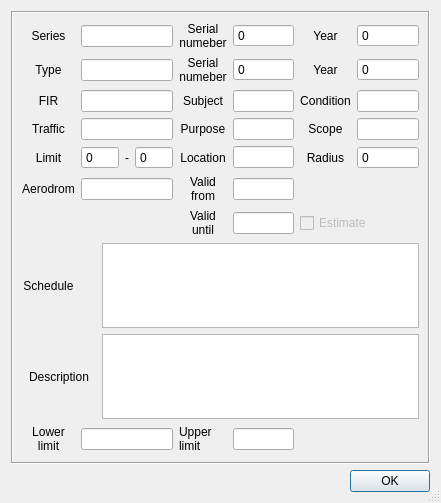
<?xml version="1.0" encoding="UTF-8"?>
<ui version="4.0">
 <class>NotamViewer</class>
 <widget class="QDialog" name="NotamViewer">
  <property name="geometry">
   <rect>
    <x>0</x>
    <y>0</y>
    <width>441</width>
    <height>503</height>
   </rect>
  </property>
  <property name="windowTitle">
   <string>NOTAM</string>
  </property>
  <property name="sizeGripEnabled">
   <bool>true</bool>
  </property>
  <layout class="QGridLayout" name="gridLayout">
   <item row="2" column="0">
    <widget class="QDialogButtonBox" name="buttonBox">
     <property name="orientation">
      <enum>Qt::Horizontal</enum>
     </property>
     <property name="standardButtons">
      <set>QDialogButtonBox::Ok</set>
     </property>
     <property name="centerButtons">
      <bool>false</bool>
     </property>
    </widget>
   </item>
   <item row="1" column="0">
    <widget class="QFrame" name="frame">
     <property name="frameShape">
      <enum>QFrame::Box</enum>
     </property>
     <property name="frameShadow">
      <enum>QFrame::Sunken</enum>
     </property>
     <layout class="QGridLayout" name="gridLayout_2">
      <item row="0" column="0">
       <widget class="QLabel" name="SeriesLabel">
        <property name="mouseTracking">
         <bool>true</bool>
        </property>
        <property name="text">
         <string>Series</string>
        </property>
        <property name="alignment">
         <set>Qt::AlignCenter</set>
        </property>
        <property name="wordWrap">
         <bool>true</bool>
        </property>
        <property name="buddy">
         <cstring>SeriesEdit</cstring>
        </property>
       </widget>
      </item>
      <item row="0" column="1" colspan="4">
       <widget class="QLineEdit" name="SeriesEdit">
        <property name="enabled">
         <bool>true</bool>
        </property>
        <property name="mouseTracking">
         <bool>false</bool>
        </property>
        <property name="acceptDrops">
         <bool>true</bool>
        </property>
        <property name="toolTip">
         <string>Series of the NOTAM</string>
        </property>
        <property name="maxLength">
         <number>1</number>
        </property>
        <property name="frame">
         <bool>true</bool>
        </property>
        <property name="dragEnabled">
         <bool>false</bool>
        </property>
        <property name="readOnly">
         <bool>true</bool>
        </property>
       </widget>
      </item>
      <item row="0" column="5">
       <widget class="QLabel" name="SnumberLabel">
        <property name="text">
         <string>Serial numeber</string>
        </property>
        <property name="alignment">
         <set>Qt::AlignCenter</set>
        </property>
        <property name="wordWrap">
         <bool>true</bool>
        </property>
        <property name="buddy">
         <cstring>SnumberSpin</cstring>
        </property>
       </widget>
      </item>
      <item row="0" column="6">
       <widget class="QSpinBox" name="SnumberSpin">
        <property name="mouseTracking">
         <bool>false</bool>
        </property>
        <property name="toolTip">
         <string>Serial numeber</string>
        </property>
        <property name="readOnly">
         <bool>true</bool>
        </property>
        <property name="buttonSymbols">
         <enum>QAbstractSpinBox::NoButtons</enum>
        </property>
        <property name="accelerated">
         <bool>false</bool>
        </property>
        <property name="maximum">
         <number>999999999</number>
        </property>
       </widget>
      </item>
      <item row="0" column="7">
       <widget class="QLabel" name="YearLabel">
        <property name="text">
         <string>Year</string>
        </property>
        <property name="alignment">
         <set>Qt::AlignCenter</set>
        </property>
        <property name="wordWrap">
         <bool>true</bool>
        </property>
        <property name="buddy">
         <cstring>YearSpin</cstring>
        </property>
       </widget>
      </item>
      <item row="0" column="8">
       <widget class="QSpinBox" name="YearSpin">
        <property name="mouseTracking">
         <bool>false</bool>
        </property>
        <property name="toolTip">
         <string>Year</string>
        </property>
        <property name="readOnly">
         <bool>true</bool>
        </property>
        <property name="buttonSymbols">
         <enum>QAbstractSpinBox::NoButtons</enum>
        </property>
        <property name="maximum">
         <number>9999</number>
        </property>
       </widget>
      </item>
      <item row="1" column="0">
       <widget class="QLabel" name="label_5">
        <property name="mouseTracking">
         <bool>true</bool>
        </property>
        <property name="text">
         <string>Type</string>
        </property>
        <property name="alignment">
         <set>Qt::AlignCenter</set>
        </property>
        <property name="wordWrap">
         <bool>true</bool>
        </property>
        <property name="buddy">
         <cstring>TypeEdit</cstring>
        </property>
       </widget>
      </item>
      <item row="1" column="1" colspan="4">
       <widget class="QLineEdit" name="TypeEdit">
        <property name="mouseTracking">
         <bool>false</bool>
        </property>
        <property name="toolTip">
         <string>Type of the NOTAM</string>
        </property>
        <property name="statusTip">
         <string/>
        </property>
        <property name="maxLength">
         <number>1</number>
        </property>
        <property name="dragEnabled">
         <bool>false</bool>
        </property>
        <property name="readOnly">
         <bool>true</bool>
        </property>
       </widget>
      </item>
      <item row="1" column="5">
       <widget class="QLabel" name="ReplSnumberLabel">
        <property name="text">
         <string>Serial numeber</string>
        </property>
        <property name="alignment">
         <set>Qt::AlignCenter</set>
        </property>
        <property name="wordWrap">
         <bool>true</bool>
        </property>
        <property name="buddy">
         <cstring>ReplSnumberSpin</cstring>
        </property>
       </widget>
      </item>
      <item row="1" column="6">
       <widget class="QSpinBox" name="ReplSnumberSpin">
        <property name="mouseTracking">
         <bool>false</bool>
        </property>
        <property name="toolTip">
         <string>Serial numeber</string>
        </property>
        <property name="readOnly">
         <bool>true</bool>
        </property>
        <property name="buttonSymbols">
         <enum>QAbstractSpinBox::NoButtons</enum>
        </property>
        <property name="keyboardTracking">
         <bool>false</bool>
        </property>
        <property name="maximum">
         <number>999999999</number>
        </property>
       </widget>
      </item>
      <item row="1" column="7">
       <widget class="QLabel" name="ReplYearLabel">
        <property name="text">
         <string>Year</string>
        </property>
        <property name="alignment">
         <set>Qt::AlignCenter</set>
        </property>
        <property name="wordWrap">
         <bool>true</bool>
        </property>
        <property name="buddy">
         <cstring>ReplYearSpin</cstring>
        </property>
       </widget>
      </item>
      <item row="1" column="8">
       <widget class="QSpinBox" name="ReplYearSpin">
        <property name="mouseTracking">
         <bool>false</bool>
        </property>
        <property name="toolTip">
         <string>Year</string>
        </property>
        <property name="readOnly">
         <bool>true</bool>
        </property>
        <property name="buttonSymbols">
         <enum>QAbstractSpinBox::NoButtons</enum>
        </property>
        <property name="keyboardTracking">
         <bool>false</bool>
        </property>
        <property name="maximum">
         <number>9999</number>
        </property>
       </widget>
      </item>
      <item row="2" column="0">
       <widget class="QLabel" name="FirLabel">
        <property name="mouseTracking">
         <bool>true</bool>
        </property>
        <property name="text">
         <string>FIR</string>
        </property>
        <property name="alignment">
         <set>Qt::AlignCenter</set>
        </property>
        <property name="wordWrap">
         <bool>true</bool>
        </property>
        <property name="buddy">
         <cstring>FirEdit</cstring>
        </property>
       </widget>
      </item>
      <item row="2" column="1" colspan="4">
       <widget class="QLineEdit" name="FirEdit">
        <property name="mouseTracking">
         <bool>false</bool>
        </property>
        <property name="toolTip">
         <string>Flight information region</string>
        </property>
        <property name="text">
         <string/>
        </property>
        <property name="maxLength">
         <number>9</number>
        </property>
        <property name="readOnly">
         <bool>true</bool>
        </property>
       </widget>
      </item>
      <item row="2" column="5">
       <widget class="QLabel" name="SubjectLabel">
        <property name="text">
         <string>Subject</string>
        </property>
        <property name="alignment">
         <set>Qt::AlignCenter</set>
        </property>
        <property name="wordWrap">
         <bool>true</bool>
        </property>
        <property name="buddy">
         <cstring>SubjectEdit</cstring>
        </property>
       </widget>
      </item>
      <item row="2" column="6">
       <widget class="QLineEdit" name="SubjectEdit">
        <property name="mouseTracking">
         <bool>false</bool>
        </property>
        <property name="toolTip">
         <string>NOTAM subject</string>
        </property>
        <property name="maxLength">
         <number>2</number>
        </property>
        <property name="readOnly">
         <bool>true</bool>
        </property>
       </widget>
      </item>
      <item row="2" column="7">
       <widget class="QLabel" name="ConditionLabel">
        <property name="text">
         <string>Condition</string>
        </property>
        <property name="alignment">
         <set>Qt::AlignCenter</set>
        </property>
        <property name="wordWrap">
         <bool>true</bool>
        </property>
        <property name="buddy">
         <cstring>ConditionEdit</cstring>
        </property>
       </widget>
      </item>
      <item row="2" column="8">
       <widget class="QLineEdit" name="ConditionEdit">
        <property name="mouseTracking">
         <bool>false</bool>
        </property>
        <property name="toolTip">
         <string>NOTAM condition</string>
        </property>
        <property name="readOnly">
         <bool>true</bool>
        </property>
       </widget>
      </item>
      <item row="3" column="0">
       <widget class="QLabel" name="TrafficLabel">
        <property name="mouseTracking">
         <bool>true</bool>
        </property>
        <property name="text">
         <string>Traffic</string>
        </property>
        <property name="alignment">
         <set>Qt::AlignCenter</set>
        </property>
        <property name="wordWrap">
         <bool>true</bool>
        </property>
        <property name="buddy">
         <cstring>TrafficEdit</cstring>
        </property>
       </widget>
      </item>
      <item row="3" column="1" colspan="4">
       <widget class="QLineEdit" name="TrafficEdit">
        <property name="mouseTracking">
         <bool>false</bool>
        </property>
        <property name="toolTip">
         <string>Type of traffic</string>
        </property>
        <property name="maxLength">
         <number>2</number>
        </property>
        <property name="readOnly">
         <bool>true</bool>
        </property>
       </widget>
      </item>
      <item row="3" column="5">
       <widget class="QLabel" name="PurposeLabel">
        <property name="text">
         <string>Purpose</string>
        </property>
        <property name="alignment">
         <set>Qt::AlignCenter</set>
        </property>
        <property name="wordWrap">
         <bool>true</bool>
        </property>
        <property name="buddy">
         <cstring>PurposeEdit</cstring>
        </property>
       </widget>
      </item>
      <item row="3" column="6">
       <widget class="QLineEdit" name="PurposeEdit">
        <property name="mouseTracking">
         <bool>false</bool>
        </property>
        <property name="toolTip">
         <string>NOTAM purpose</string>
        </property>
        <property name="maxLength">
         <number>2</number>
        </property>
        <property name="readOnly">
         <bool>true</bool>
        </property>
       </widget>
      </item>
      <item row="3" column="7">
       <widget class="QLabel" name="ScopeLabel">
        <property name="text">
         <string>Scope</string>
        </property>
        <property name="alignment">
         <set>Qt::AlignCenter</set>
        </property>
        <property name="wordWrap">
         <bool>true</bool>
        </property>
        <property name="buddy">
         <cstring>ScopeEdit</cstring>
        </property>
       </widget>
      </item>
      <item row="3" column="8">
       <widget class="QLineEdit" name="ScopeEdit">
        <property name="mouseTracking">
         <bool>false</bool>
        </property>
        <property name="toolTip">
         <string>Scope of NOTAM effect</string>
        </property>
        <property name="readOnly">
         <bool>true</bool>
        </property>
       </widget>
      </item>
      <item row="4" column="0">
       <widget class="QLabel" name="LimitLabel">
        <property name="mouseTracking">
         <bool>true</bool>
        </property>
        <property name="text">
         <string>Limit</string>
        </property>
        <property name="alignment">
         <set>Qt::AlignCenter</set>
        </property>
        <property name="wordWrap">
         <bool>true</bool>
        </property>
       </widget>
      </item>
      <item row="4" column="1" colspan="2">
       <widget class="QSpinBox" name="LowerLimitSpin">
        <property name="mouseTracking">
         <bool>false</bool>
        </property>
        <property name="toolTip">
         <string>Lower limit</string>
        </property>
        <property name="readOnly">
         <bool>true</bool>
        </property>
        <property name="buttonSymbols">
         <enum>QAbstractSpinBox::NoButtons</enum>
        </property>
        <property name="maximum">
         <number>9999</number>
        </property>
        <property name="value">
         <number>0</number>
        </property>
       </widget>
      </item>
      <item row="4" column="3">
       <widget class="QLabel" name="LimitDefice">
        <property name="text">
         <string notr="true">-</string>
        </property>
        <property name="alignment">
         <set>Qt::AlignCenter</set>
        </property>
       </widget>
      </item>
      <item row="4" column="4">
       <widget class="QSpinBox" name="UpperLimitSpin">
        <property name="sizeIncrement">
         <size>
          <width>1</width>
          <height>0</height>
         </size>
        </property>
        <property name="mouseTracking">
         <bool>false</bool>
        </property>
        <property name="toolTip">
         <string>Upper limit</string>
        </property>
        <property name="readOnly">
         <bool>true</bool>
        </property>
        <property name="buttonSymbols">
         <enum>QAbstractSpinBox::NoButtons</enum>
        </property>
        <property name="maximum">
         <number>9999</number>
        </property>
       </widget>
      </item>
      <item row="4" column="5">
       <widget class="QLabel" name="LocationLabel">
        <property name="text">
         <string>Location</string>
        </property>
        <property name="alignment">
         <set>Qt::AlignCenter</set>
        </property>
        <property name="wordWrap">
         <bool>true</bool>
        </property>
        <property name="buddy">
         <cstring>LocationEdit</cstring>
        </property>
       </widget>
      </item>
      <item row="4" column="6">
       <widget class="QLineEdit" name="LocationEdit">
        <property name="mouseTracking">
         <bool>false</bool>
        </property>
        <property name="toolTip">
         <string>Geographical location</string>
        </property>
        <property name="text">
         <string/>
        </property>
        <property name="maxLength">
         <number>16</number>
        </property>
        <property name="readOnly">
         <bool>true</bool>
        </property>
       </widget>
      </item>
      <item row="4" column="7">
       <widget class="QLabel" name="RadiusLabel">
        <property name="text">
         <string>Radius</string>
        </property>
        <property name="alignment">
         <set>Qt::AlignCenter</set>
        </property>
        <property name="wordWrap">
         <bool>true</bool>
        </property>
        <property name="buddy">
         <cstring>RadiusSpin</cstring>
        </property>
       </widget>
      </item>
      <item row="4" column="8">
       <widget class="QSpinBox" name="RadiusSpin">
        <property name="mouseTracking">
         <bool>false</bool>
        </property>
        <property name="toolTip">
         <string>Operational radius of the NOTAM</string>
        </property>
        <property name="readOnly">
         <bool>true</bool>
        </property>
        <property name="buttonSymbols">
         <enum>QAbstractSpinBox::NoButtons</enum>
        </property>
        <property name="keyboardTracking">
         <bool>false</bool>
        </property>
        <property name="maximum">
         <number>9999</number>
        </property>
       </widget>
      </item>
      <item row="5" column="0">
       <widget class="QLabel" name="AerodromLabel">
        <property name="mouseTracking">
         <bool>true</bool>
        </property>
        <property name="text">
         <string>Aerodrom</string>
        </property>
        <property name="alignment">
         <set>Qt::AlignCenter</set>
        </property>
        <property name="wordWrap">
         <bool>true</bool>
        </property>
       </widget>
      </item>
      <item row="5" column="1" colspan="4">
       <widget class="QLineEdit" name="AerodromEdit">
        <property name="mouseTracking">
         <bool>false</bool>
        </property>
        <property name="toolTip">
         <string>ICAO code of the aerodrome </string>
        </property>
        <property name="statusTip">
         <string/>
        </property>
        <property name="maxLength">
         <number>10</number>
        </property>
        <property name="readOnly">
         <bool>true</bool>
        </property>
       </widget>
      </item>
      <item row="5" column="5">
       <widget class="QLabel" name="ValidFromLabel">
        <property name="text">
         <string>Valid from</string>
        </property>
        <property name="alignment">
         <set>Qt::AlignCenter</set>
        </property>
        <property name="wordWrap">
         <bool>true</bool>
        </property>
       </widget>
      </item>
      <item row="5" column="6">
       <widget class="QLineEdit" name="ValidFromEdit">
        <property name="toolTip">
         <string>From</string>
        </property>
        <property name="readOnly">
         <bool>true</bool>
        </property>
       </widget>
      </item>
      <item row="6" column="5">
       <widget class="QLabel" name="ValidUntilLabel">
        <property name="text">
         <string>Valid until</string>
        </property>
        <property name="alignment">
         <set>Qt::AlignCenter</set>
        </property>
        <property name="wordWrap">
         <bool>true</bool>
        </property>
       </widget>
      </item>
      <item row="6" column="6">
       <widget class="QLineEdit" name="ValidUntilEdit">
        <property name="mouseTracking">
         <bool>false</bool>
        </property>
        <property name="toolTip">
         <string>Until</string>
        </property>
        <property name="readOnly">
         <bool>true</bool>
        </property>
       </widget>
      </item>
      <item row="6" column="7" colspan="2">
       <widget class="QCheckBox" name="EstimateCheck">
        <property name="enabled">
         <bool>false</bool>
        </property>
        <property name="mouseTracking">
         <bool>false</bool>
        </property>
        <property name="toolTip">
         <string>Time is estimated</string>
        </property>
        <property name="text">
         <string>Estimate</string>
        </property>
        <property name="checkable">
         <bool>true</bool>
        </property>
        <property name="checked">
         <bool>false</bool>
        </property>
        <property name="autoRepeat">
         <bool>false</bool>
        </property>
       </widget>
      </item>
      <item row="7" column="0">
       <widget class="QLabel" name="ScheduleLabel">
        <property name="text">
         <string>Schedule</string>
        </property>
        <property name="alignment">
         <set>Qt::AlignCenter</set>
        </property>
        <property name="wordWrap">
         <bool>true</bool>
        </property>
        <property name="buddy">
         <cstring>ScheduleEdit</cstring>
        </property>
       </widget>
      </item>
      <item row="8" column="0" colspan="2">
       <widget class="QLabel" name="DescriptionLabel">
        <property name="text">
         <string>Description</string>
        </property>
        <property name="alignment">
         <set>Qt::AlignCenter</set>
        </property>
        <property name="wordWrap">
         <bool>true</bool>
        </property>
        <property name="buddy">
         <cstring>DescriptionEdit</cstring>
        </property>
       </widget>
      </item>
      <item row="9" column="0">
       <widget class="QLabel" name="LowerLimitLabel">
        <property name="mouseTracking">
         <bool>true</bool>
        </property>
        <property name="text">
         <string>Lower limit</string>
        </property>
        <property name="alignment">
         <set>Qt::AlignCenter</set>
        </property>
        <property name="wordWrap">
         <bool>true</bool>
        </property>
        <property name="buddy">
         <cstring>LowerLimitEdit</cstring>
        </property>
       </widget>
      </item>
      <item row="9" column="1" colspan="4">
       <widget class="QLineEdit" name="LowerLimitEdit">
        <property name="mouseTracking">
         <bool>false</bool>
        </property>
        <property name="toolTip">
         <string>The lowest restrictions of the NOTAM</string>
        </property>
        <property name="readOnly">
         <bool>true</bool>
        </property>
       </widget>
      </item>
      <item row="9" column="5">
       <widget class="QLabel" name="UpperLimitLabel">
        <property name="text">
         <string>Upper limit</string>
        </property>
        <property name="wordWrap">
         <bool>true</bool>
        </property>
        <property name="buddy">
         <cstring>UpperLimitEdit</cstring>
        </property>
       </widget>
      </item>
      <item row="9" column="6">
       <widget class="QLineEdit" name="UpperLimitEdit">
        <property name="mouseTracking">
         <bool>false</bool>
        </property>
        <property name="toolTip">
         <string>The height restrictions of the NOTAM</string>
        </property>
        <property name="readOnly">
         <bool>true</bool>
        </property>
       </widget>
      </item>
      <item row="7" column="2" colspan="7">
       <widget class="QPlainTextEdit" name="ScheduleEdit">
        <property name="sizePolicy">
         <sizepolicy hsizetype="Ignored" vsizetype="Ignored">
          <horstretch>0</horstretch>
          <verstretch>0</verstretch>
         </sizepolicy>
        </property>
        <property name="toolTip">
         <string>Specify time for the NOTAM</string>
        </property>
        <property name="readOnly">
         <bool>true</bool>
        </property>
        <property name="backgroundVisible">
         <bool>false</bool>
        </property>
       </widget>
      </item>
      <item row="8" column="2" colspan="7">
       <widget class="QPlainTextEdit" name="DescriptionEdit">
        <property name="sizePolicy">
         <sizepolicy hsizetype="Ignored" vsizetype="Ignored">
          <horstretch>0</horstretch>
          <verstretch>0</verstretch>
         </sizepolicy>
        </property>
        <property name="toolTip">
         <string>Full NOTAM description</string>
        </property>
        <property name="readOnly">
         <bool>true</bool>
        </property>
        <property name="backgroundVisible">
         <bool>false</bool>
        </property>
       </widget>
      </item>
     </layout>
    </widget>
   </item>
  </layout>
 </widget>
 <tabstops>
  <tabstop>TypeEdit</tabstop>
  <tabstop>FirEdit</tabstop>
  <tabstop>TrafficEdit</tabstop>
  <tabstop>LowerLimitEdit</tabstop>
 </tabstops>
 <resources/>
 <connections>
  <connection>
   <sender>buttonBox</sender>
   <signal>accepted()</signal>
   <receiver>NotamViewer</receiver>
   <slot>accept()</slot>
   <hints>
    <hint type="sourcelabel">
     <x>237</x>
     <y>322</y>
    </hint>
    <hint type="destinationlabel">
     <x>237</x>
     <y>176</y>
    </hint>
   </hints>
  </connection>
 </connections>
</ui>
